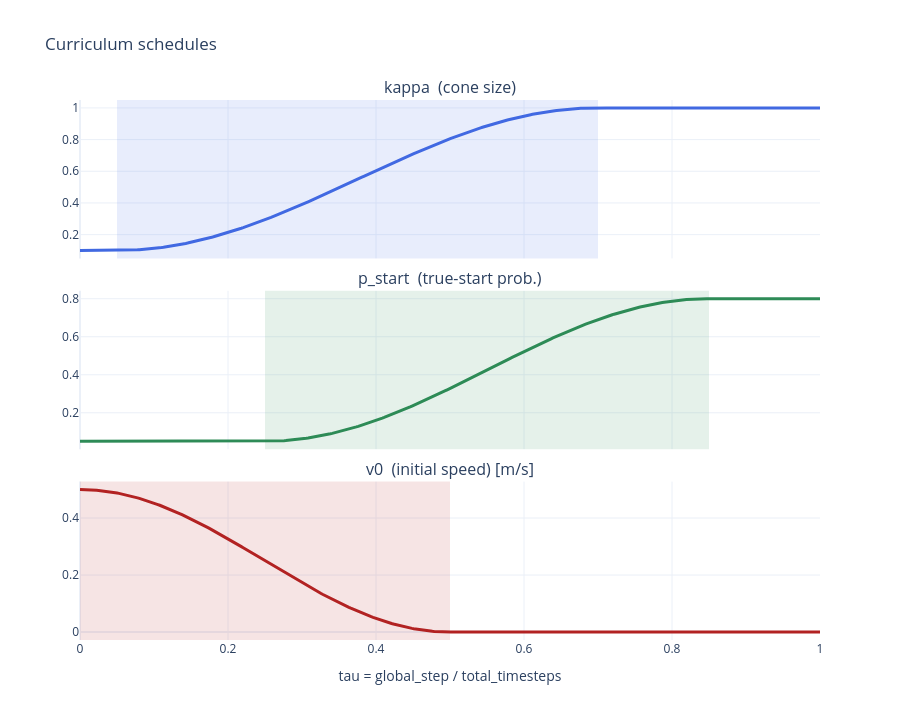

Source (notebook cell):
### Markdown cell above
## 2. The cosine schedules vs `tau`

Three knobs, three windows. Read top-to-bottom as the training timeline:

| knob | window | from → to | effect |
|---|---|---|---|
| `kappa` (cone size) | `[a0, a1]` | `kappa_min` → `1` | **ramps first** → widens the spawn cone (discovery) |
| `p_start` (true-start mix) | `[b0, b1]` | `p_start_min` → `p_start_max` | **ramps later** → shifts toward the deployment start distribution |
| `v0` (initial speed) | `[c0, c1]` | `v0_max` → `0` | **ramps down early** → removes the through-gate momentum crutch |

The shaded band on each panel is that knob's active window.

### Code cell
taus = np.linspace(0.0, 1.0, 400)
fig = make_subplots(rows=3, cols=1, shared_xaxes=True, vertical_spacing=0.06,
                    subplot_titles=("kappa  (cone size)", "p_start  (true-start prob.)",
                                    "v0  (initial speed) [m/s]"))
specs = [
    (1, _f(kappa_schedule(taus, cfg)), (cfg.a0, cfg.a1), "royalblue"),
    (2, _f(p_start_schedule(taus, cfg)), (cfg.b0, cfg.b1), "seagreen"),
    (3, _f(v0_schedule(taus, cfg)), (cfg.c0, cfg.c1), "firebrick"),
]
for row, y, (w0, w1), c in specs:
    fig.add_trace(go.Scatter(x=taus, y=y, mode="lines", line=dict(color=c, width=3),
                             showlegend=False), row=row, col=1)
    fig.add_vrect(x0=w0, x1=w1, fillcolor=c, opacity=0.12, line_width=0, row=row, col=1)
fig.update_xaxes(title_text="tau = global_step / total_timesteps", row=3, col=1)
fig.update_xaxes(range=[0, 1])  # tau only ever spans [0, 1]
fig.update_layout(height=720, title="Curriculum schedules", template="plotly_white")
fig.show()

### Figure 1 — Plotly figure (JSON) as saved in the notebook; plotly's stock layout.template omitted (floating-point values rounded to 4 significant figures; data arrays with more than 128 entries replaced by an {"elided": "..."} marker saying what was removed)
{"data": [{"line": {"color": "royalblue", "width": 3}, "mode": "lines", "showlegend": false, "type": "scatter", "x": {"elided": "400 float values"}, "xaxis": "x", "y": {"elided": "400 float values"}, "yaxis": "y"}, {"line": {"color": "seagreen", "width": 3}, "mode": "lines", "showlegend": false, "type": "scatter", "x": {"elided": "400 float values"}, "xaxis": "x2", "y": {"elided": "400 float values"}, "yaxis": "y2"}, {"line": {"color": "firebrick", "width": 3}, "mode": "lines", "showlegend": false, "type": "scatter", "x": {"elided": "400 float values"}, "xaxis": "x3", "y": {"elided": "400 float values"}, "yaxis": "y3"}], "layout": {"annotations": [{"font": {"size": 16}, "showarrow": false, "text": "kappa  (cone size)", "x": 0.5, "xanchor": "center", "xref": "paper", "y": 1, "yanchor": "bottom", "yref": "paper"}, {"font": {"size": 16}, "showarrow": false, "text": "p_start  (true-start prob.)", "x": 0.5, "xanchor": "center", "xref": "paper", "y": 0.6467, "yanchor": "bottom", "yref": "paper"}, {"font": {"size": 16}, "showarrow": false, "text": "v0  (initial speed) [m/s]", "x": 0.5, "xanchor": "center", "xref": "paper", "y": 0.2933, "yanchor": "bottom", "yref": "paper"}], "height": 720, "shapes": [{"fillcolor": "royalblue", "line": {"width": 0}, "opacity": 0.12, "type": "rect", "x0": 0.05, "x1": 0.7, "xref": "x", "y0": 0, "y1": 1, "yref": "y domain"}, {"fillcolor": "seagreen", "line": {"width": 0}, "opacity": 0.12, "type": "rect", "x0": 0.25, "x1": 0.85, "xref": "x2", "y0": 0, "y1": 1, "yref": "y2 domain"}, {"fillcolor": "firebrick", "line": {"width": 0}, "opacity": 0.12, "type": "rect", "x0": 0, "x1": 0.5, "xref": "x3", "y0": 0, "y1": 1, "yref": "y3 domain"}], "title": {"text": "Curriculum schedules"}, "xaxis": {"anchor": "y", "domain": [0, 1], "matches": "x3", "range": [0, 1], "showticklabels": false}, "xaxis2": {"anchor": "y2", "domain": [0, 1], "matches": "x3", "range": [0, 1], "showticklabels": false}, "xaxis3": {"anchor": "y3", "domain": [0, 1], "range": [0, 1], "title": {"text": "tau = global_step / total_timesteps"}}, "yaxis": {"anchor": "x", "domain": [0.7067, 1]}, "yaxis2": {"anchor": "x2", "domain": [0.3533, 0.6467]}, "yaxis3": {"anchor": "x3", "domain": [0, 0.2933]}}}
